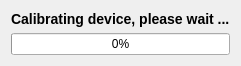
<?xml version="1.0" encoding="UTF-8"?>
<ui version="4.0">
 <class>CalibrationDialog</class>
 <widget class="QDialog" name="CalibrationDialog">
  <property name="geometry">
   <rect>
    <x>0</x>
    <y>0</y>
    <width>262</width>
    <height>72</height>
   </rect>
  </property>
  <property name="windowTitle">
   <string>Calibration</string>
  </property>
  <layout class="QVBoxLayout" name="verticalLayout">
   <property name="sizeConstraint">
    <enum>QLayout::SetFixedSize</enum>
   </property>
   <item>
    <widget class="QLabel" name="label">
     <property name="text">
      <string>&lt;h3&gt;Calibrating device, please wait ...&lt;/h3&gt;</string>
     </property>
    </widget>
   </item>
   <item>
    <widget class="QProgressBar" name="progressBar">
     <property name="value">
      <number>0</number>
     </property>
    </widget>
   </item>
  </layout>
 </widget>
 <resources/>
 <connections/>
</ui>
